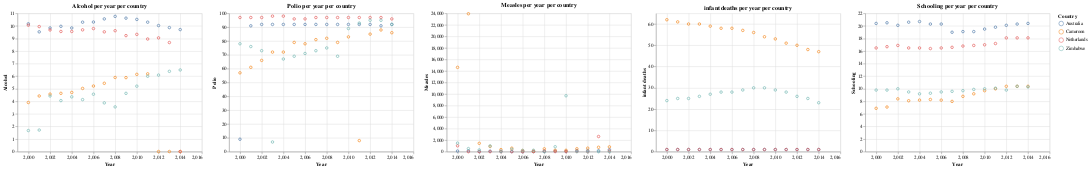

The notebook cell saved with this chart:
### Code cell
alt.Chart(filtered_df).mark_point().encode(
    x=alt.X(('Year:Q'),scale=alt.Scale(domain=(1999,2016))),
    y=alt.Y('Alcohol:Q'),
    color='Country:N'
).properties(title='Alcohol per year per country')|alt.Chart(filtered_df).mark_point().encode(
    x=alt.X(('Year:Q'),scale=alt.Scale(domain=(1999,2016))),
    y=alt.Y('Polio:Q'),
    color='Country:N'
).properties(title='Polio per year per country')|alt.Chart(filtered_df).mark_point().encode(
    x=alt.X(('Year:Q'),scale=alt.Scale(domain=(1999,2016))),
    y=alt.Y('Measles:Q'),
    color='Country:N'
).properties(title='Measles per year per country')|alt.Chart(filtered_df).mark_point().encode(
    x=alt.X(('Year:Q'),scale=alt.Scale(domain=(1999,2016))),
    y=alt.Y('infant deaths:Q'),
    color='Country:N'
).properties(title='infant deaths per year per country')|alt.Chart(filtered_df).mark_point().encode(
    x=alt.X(('Year:Q'),scale=alt.Scale(domain=(1999,2016))),
    y=alt.Y('Schooling:Q'),
    color='Country:N'
).properties(title='Schooling per year per country')

### Figure 1 — Vega-Lite specification as saved in the notebook (floating-point values rounded to 4 significant figures)
{"config": {"view": {"continuousWidth": 400, "continuousHeight": 300}}, "hconcat": [{"mark": "point", "encoding": {"color": {"field": "Country", "type": "nominal"}, "x": {"field": "Year", "scale": {"domain": [1999, 2016]}, "type": "quantitative"}, "y": {"field": "Alcohol", "type": "quantitative"}}, "title": "Alcohol per year per country"}, {"mark": "point", "encoding": {"color": {"field": "Country", "type": "nominal"}, "x": {"field": "Year", "scale": {"domain": [1999, 2016]}, "type": "quantitative"}, "y": {"field": "Polio", "type": "quantitative"}}, "title": "Polio per year per country"}, {"mark": "point", "encoding": {"color": {"field": "Country", "type": "nominal"}, "x": {"field": "Year", "scale": {"domain": [1999, 2016]}, "type": "quantitative"}, "y": {"field": "Measles", "type": "quantitative"}}, "title": "Measles per year per country"}, {"mark": "point", "encoding": {"color": {"field": "Country", "type": "nominal"}, "x": {"field": "Year", "scale": {"domain": [1999, 2016]}, "type": "quantitative"}, "y": {"field": "infant deaths", "type": "quantitative"}}, "title": "infant deaths per year per country"}, {"mark": "point", "encoding": {"color": {"field": "Country", "type": "nominal"}, "x": {"field": "Year", "scale": {"domain": [1999, 2016]}, "type": "quantitative"}, "y": {"field": "Schooling", "type": "quantitative"}}, "title": "Schooling per year per country"}], "data": {"name": "data-0bcf5a5dda81ccb7da1e112b62e6a35a"}, "$schema": "https://vega.github.io/schema/vega-lite/v4.17.0.json", "datasets": {"data-0bcf5a5dda81ccb7da1e112b62e6a35a": [{"Year": 2001, "Country": "Australia", "infant deaths": 1, "Alcohol": 9.53, "Polio": 91.0, "Measles": 141, "Schooling": 20.5}, {"Year": 2003, "Country": "Australia", "infant deaths": 1, "Alcohol": 9.97, "Polio": 92.0, "Measles": 91, "Schooling": 20.6}, {"Year": 2011, "Country": "Australia", "infant deaths": 1, "Alcohol": 10.3, "Polio": 92.0, "Measles": 190, "Schooling": 19.8}, {"Year": 2006, "Country": "Australia", "infant deaths": 1, "Alcohol": 10.31, "Polio": 92.0, "Measles": 0, "Schooling": 20.3}, {"Year": 2014, "Country": "Australia", "infant deaths": 1, "Alcohol": 9.71, "Polio": 92.0, "Measles": 340, "Schooling": 20.4}, {"Year": 2002, "Country": "Australia", "infant deaths": 1, "Alcohol": 9.84, "Polio": 92.0, "Measles": 32, "Schooling": 20.1}, {"Year": 2012, "Country": "Australia", "infant deaths": 1, "Alcohol": 10.03, "Polio": 92.0, "Measles": 199, "Schooling": 20.1}, {"Year": 2000, "Country": "Australia", "infant deaths": 1, "Alcohol": 10.17, "Polio": 9.0, "Measles": 108, "Schooling": 20.4}, {"Year": 2004, "Country": "Australia", "infant deaths": 1, "Alcohol": 9.84, "Polio": 92.0, "Measles": 70, "Schooling": 20.7}, {"Year": 2009, "Country": "Australia", "infant deaths": 1, "Alcohol": 10.62, "Polio": 92.0, "Measles": 104, "Schooling": 19.1}, {"Year": 2007, "Country": "Australia", "infant deaths": 1, "Alcohol": 10.56, "Polio": 92.0, "Measles": 11, "Schooling": 19.0}, {"Year": 2005, "Country": "Australia", "infant deaths": 1, "Alcohol": 10.3, "Polio": 92.0, "Measles": 10, "Schooling": 20.3}, {"Year": 2013, "Country": "Australia", "infant deaths": 1, "Alcohol": 9.87, "Polio": 91.0, "Measles": 158, "Schooling": 20.3}, {"Year": 2008, "Country": "Australia", "infant deaths": 1, "Alcohol": 10.76, "Polio": 92.0, "Measles": 65, "Schooling": 19.1}, {"Year": 2010, "Country": "Australia", "infant deaths": 1, "Alcohol": 10.52, "Polio": 92.0, "Measles": 70, "Schooling": 19.5}, {"Year": 2011, "Country": "Cameroon", "infant deaths": 51, "Alcohol": 6.19, "Polio": 8.0, "Measles": 504, "Schooling": 10.0}, {"Year": 2008, "Country": "Cameroon", "infant deaths": 56, "Alcohol": 5.9, "Polio": 82.0, "Measles": 495, "Schooling": 8.8}, {"Year": 2001, "Country": "Cameroon", "infant deaths": 61, "Alcohol": 4.43, "Polio": 61.0, "Measles": 23934, "Schooling": 7.1}, {"Year": 2004, "Country": "Cameroon", "infant deaths": 59, "Alcohol": 4.71, "Polio": 72.0, "Measles": 358, "Schooling": 8.2}, {"Year": 2000, "Country": "Cameroon", "infant deaths": 62, "Alcohol": 3.91, "Polio": 57.0, "Measles": 14629, "Schooling": 6.9}, {"Year": 2012, "Country": "Cameroon", "infant deaths": 50, "Alcohol": 0.01, "Polio": 85.0, "Measles": 609, "Schooling": 10.4}, {"Year": 2010, "Country": "Cameroon", "infant deaths": 53, "Alcohol": 6.15, "Polio": 83.0, "Measles": 240, "Schooling": 9.7}, {"Year": 2006, "Country": "Cameroon", "infant deaths": 58, "Alcohol": 5.22, "Polio": 78.0, "Measles": 196, "Schooling": 8.2}, {"Year": 2014, "Country": "Cameroon", "infant deaths": 47, "Alcohol": 0.01, "Polio": 86.0, "Measles": 831, "Schooling": 10.4}, {"Year": 2013, "Country": "Cameroon", "infant deaths": 48, "Alcohol": 0.01, "Polio": 88.0, "Measles": 760, "Schooling": 10.4}, {"Year": 2009, "Country": "Cameroon", "infant deaths": 54, "Alcohol": 5.89, "Polio": 79.0, "Measles": 251, "Schooling": 9.2}, {"Year": 2007, "Country": "Cameroon", "infant deaths": 57, "Alcohol": 5.44, "Polio": 81.0, "Measles": 100, "Schooling": 8.0}, {"Year": 2005, "Country": "Cameroon", "infant deaths": 58, "Alcohol": 5.03, "Polio": 79.0, "Measles": 605, "Schooling": 8.3}, {"Year": 2002, "Country": "Cameroon", "infant deaths": 60, "Alcohol": 4.58, "Polio": 66.0, "Measles": 1448, "Schooling": 8.4}, {"Year": 2003, "Country": "Cameroon", "infant deaths": 60, "Alcohol": 4.64, "Polio": 72.0, "Measles": 899, "Schooling": 8.1}, {"Year": 2004, "Country": "Netherlands", "infant deaths": 1, "Alcohol": 9.56, "Polio": 98.0, "Measles": 11, "Schooling": 16.5}, {"Year": 2006, "Country": "Netherlands", "infant deaths": 1, "Alcohol": 9.79, "Polio": 96.0, "Measles": 1, "Schooling": 16.5}, {"Year": 2013, "Country": "Netherlands", "infant deaths": 1, "Alcohol": 8.68, "Polio": 97.0, "Measles": 2632, "Schooling": 18.1}, {"Year": 2005, "Country": "Netherlands", "infant deaths": 1, "Alcohol": 9.69, "Polio": 96.0, "Measles": 4, "Schooling": 16.4}, {"Year": 2010, "Country": "Netherlands", "infant deaths": 1, "Alcohol": 9.33, "Polio": 97.0, "Measles": 15, "Schooling": 17.0}, {"Year": 2008, "Country": "Netherlands", "infant deaths": 1, "Alcohol": 9.62, "Polio": 97.0, "Measles": 109, "Schooling": 16.8}, {"Year": 2002, "Country": "Netherlands", "infant deaths": 1, "Alcohol": 9.68, "Polio": 97.0, "Measles": 3, "Schooling": 16.9}, {"Year": 2014, "Country": "Netherlands", "infant deaths": 1, "Alcohol": 0.01, "Polio": 96.0, "Measles": 140, "Schooling": 18.1}, {"Year": 2007, "Country": "Netherlands", "infant deaths": 1, "Alcohol": 9.53, "Polio": 97.0, "Measles": 10, "Schooling": 16.6}, {"Year": 2009, "Country": "Netherlands", "infant deaths": 1, "Alcohol": 9.23, "Polio": 97.0, "Measles": 15, "Schooling": 16.9}, {"Year": 2001, "Country": "Netherlands", "infant deaths": 1, "Alcohol": 9.95, "Polio": 97.0, "Measles": 0, "Schooling": 16.7}, {"Year": 2011, "Country": "Netherlands", "infant deaths": 1, "Alcohol": 8.96, "Polio": 97.0, "Measles": 51, "Schooling": 17.2}, {"Year": 2000, "Country": "Netherlands", "infant deaths": 1, "Alcohol": 10.06, "Polio": 97.0, "Measles": 1019, "Schooling": 16.5}, {"Year": 2003, "Country": "Netherlands", "infant deaths": 1, "Alcohol": 9.56, "Polio": 98.0, "Measles": 4, "Schooling": 16.5}, {"Year": 2012, "Country": "Netherlands", "infant deaths": 1, "Alcohol": 9.05, "Polio": 97.0, "Measles": 10, "Schooling": 18.1}, {"Year": 2001, "Country": "Zimbabwe", "infant deaths": 25, "Alcohol": 1.72, "Polio": 76.0, "Measles": 529, "Schooling": 9.8}, {"Year": 2002, "Country": "Zimbabwe", "infant deaths": 25, "Alcohol": 4.43, "Polio": 73.0, "Measles": 304, "Schooling": 10.0}, {"Year": 2013, "Country": "Zimbabwe", "infant deaths": 25, "Alcohol": 6.39, "Polio": 95.0, "Measles": 0, "Schooling": 10.4}, {"Year": 2012, "Country": "Zimbabwe", "infant deaths": 26, "Alcohol": 6.09, "Polio": 95.0, "Measles": 0, "Schooling": 9.8}, {"Year": 2006, "Country": "Zimbabwe", "infant deaths": 28, "Alcohol": 4.57, "Polio": 71.0, "Measles": 212, "Schooling": 9.5}, {"Year": 2014, "Country": "Zimbabwe", "infant deaths": 23, "Alcohol": 6.5, "Polio": 92.0, "Measles": 0, "Schooling": 10.3}, {"Year": 2004, "Country": "Zimbabwe", "infant deaths": 27, "Alcohol": 4.36, "Polio": 67.0, "Measles": 31, "Schooling": 9.2}, {"Year": 2008, "Country": "Zimbabwe", "infant deaths": 30, "Alcohol": 3.56, "Polio": 75.0, "Measles": 0, "Schooling": 9.7}, {"Year": 2007, "Country": "Zimbabwe", "infant deaths": 29, "Alcohol": 3.88, "Polio": 73.0, "Measles": 242, "Schooling": 9.6}, {"Year": 2000, "Country": "Zimbabwe", "infant deaths": 24, "Alcohol": 1.68, "Polio": 78.0, "Measles": 1483, "Schooling": 9.8}, {"Year": 2011, "Country": "Zimbabwe", "infant deaths": 28, "Alcohol": 6.0, "Polio": 93.0, "Measles": 0, "Schooling": 10.1}, {"Year": 2003, "Country": "Zimbabwe", "infant deaths": 26, "Alcohol": 4.06, "Polio": 7.0, "Measles": 998, "Schooling": 9.5}, {"Year": 2010, "Country": "Zimbabwe", "infant deaths": 29, "Alcohol": 5.21, "Polio": 89.0, "Measles": 9696, "Schooling": 10.0}, {"Year": 2009, "Country": "Zimbabwe", "infant deaths": 30, "Alcohol": 4.64, "Polio": 69.0, "Measles": 853, "Schooling": 9.9}, {"Year": 2005, "Country": "Zimbabwe", "infant deaths": 28, "Alcohol": 4.14, "Polio": 69.0, "Measles": 420, "Schooling": 9.3}]}}
